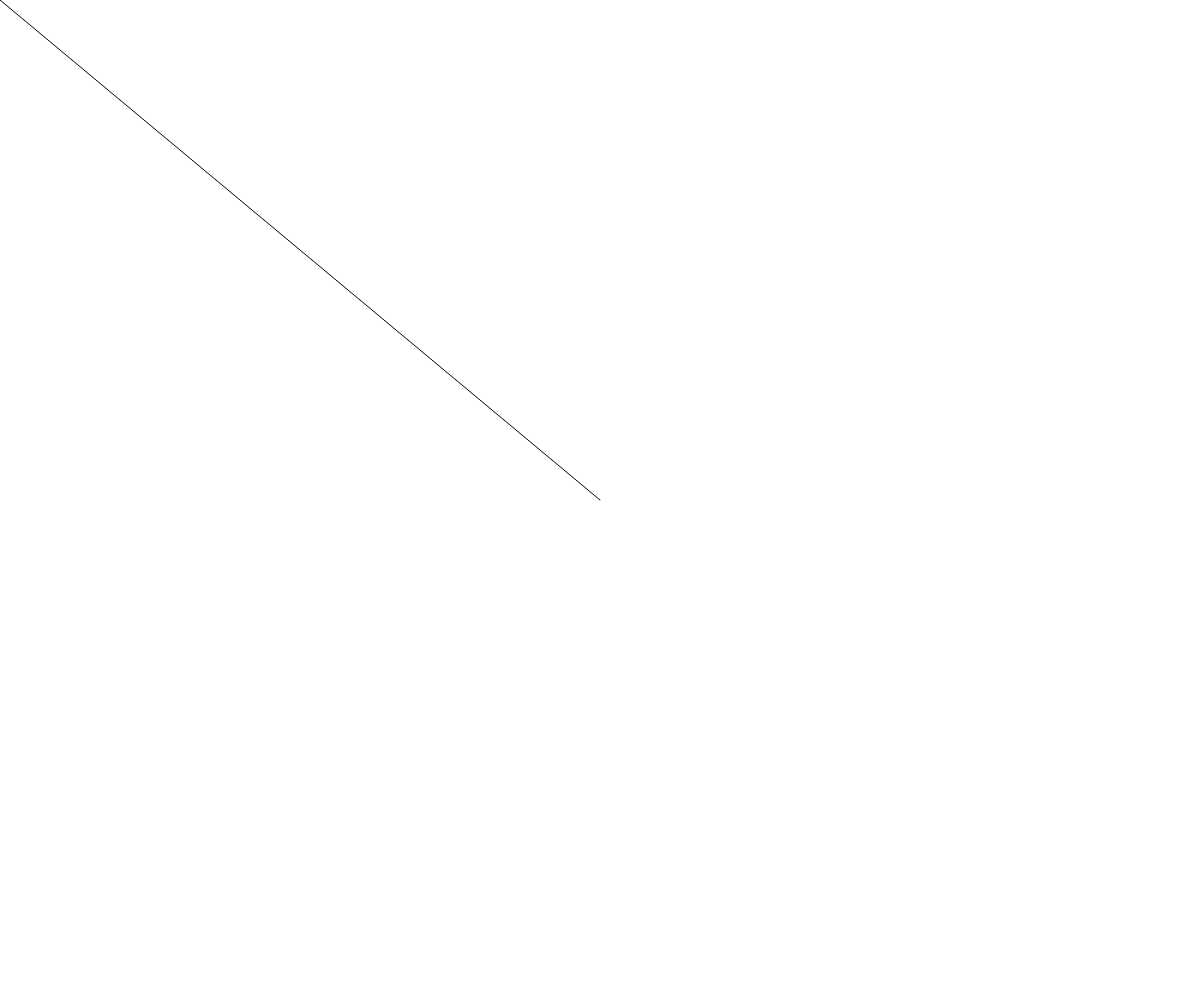
Frame 1 (no input)
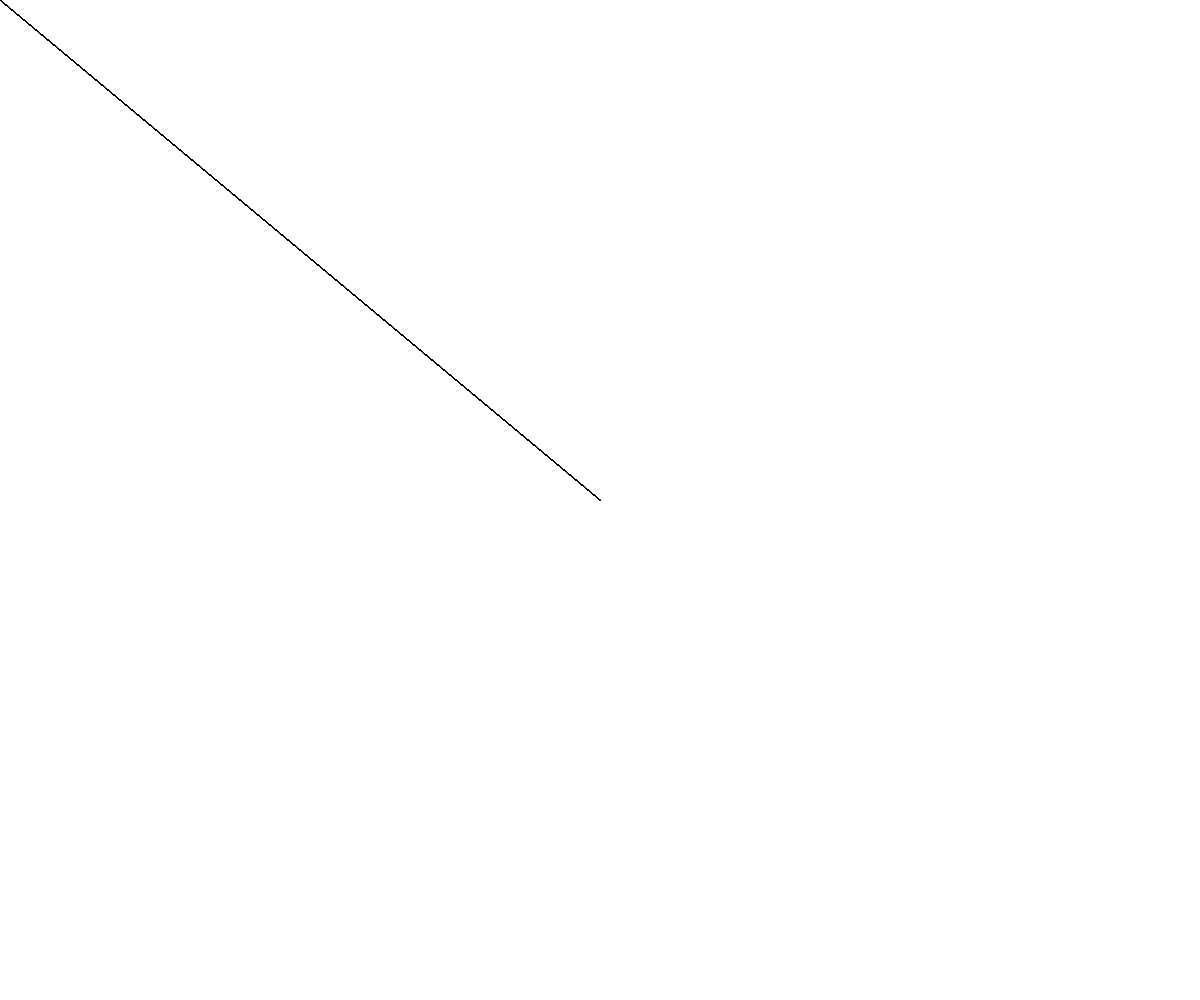
Frame 60 (no input)
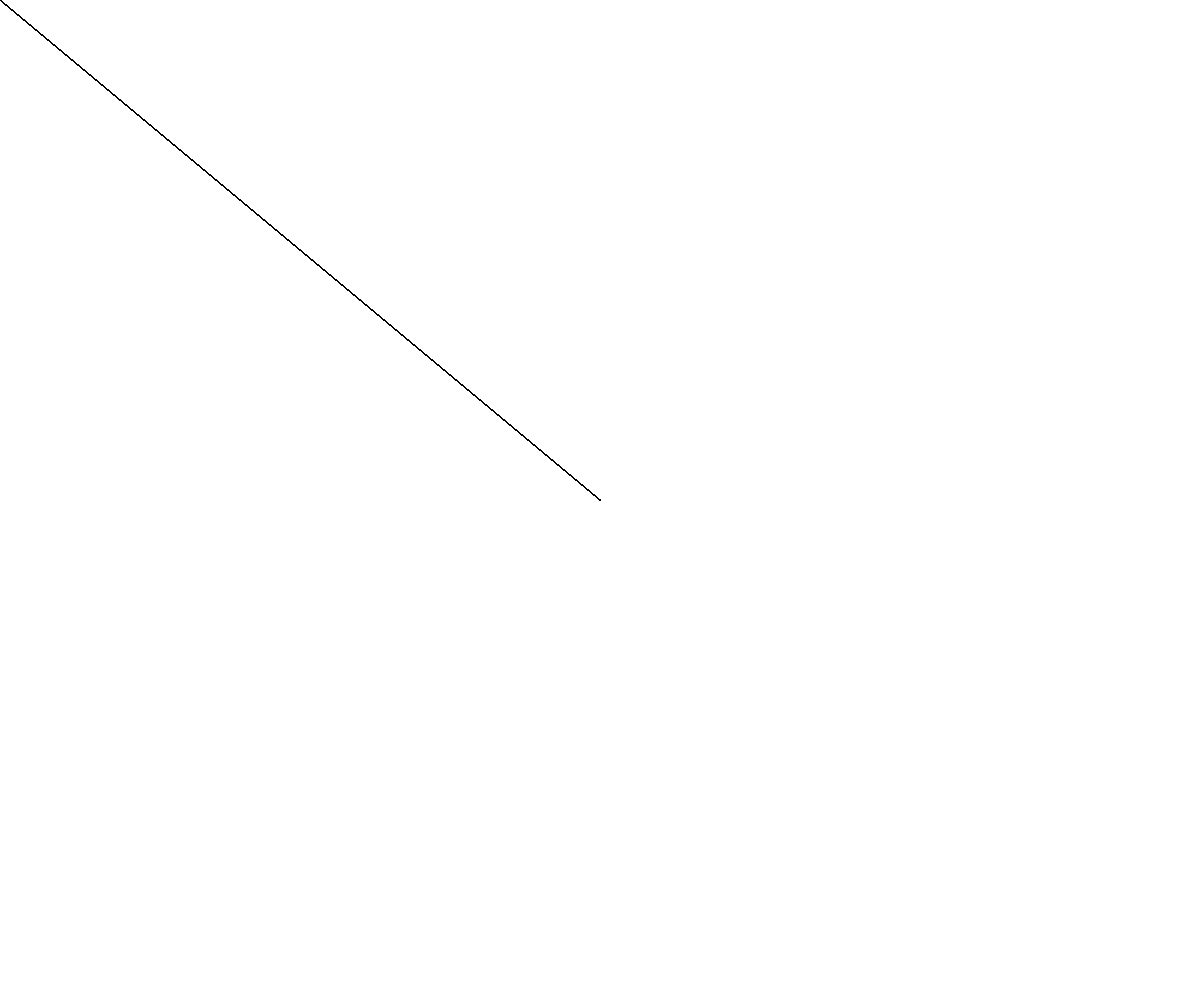
Frame 120 (the mouse pressed at the canvas centre since frame 60)

The p5.js sketch that drew these frames (run headless with seeded random() and noise() and a simulated clock; from frame 60 on, the mouse is pressed at the canvas centre):

// p5.js sketch
// ── sketch.js
function setup() {
	createCanvas(windowWidth, windowHeight);
}

function draw(){
	// background(255);
	line(mouseX, mouseY, width/2, height/2);
}
